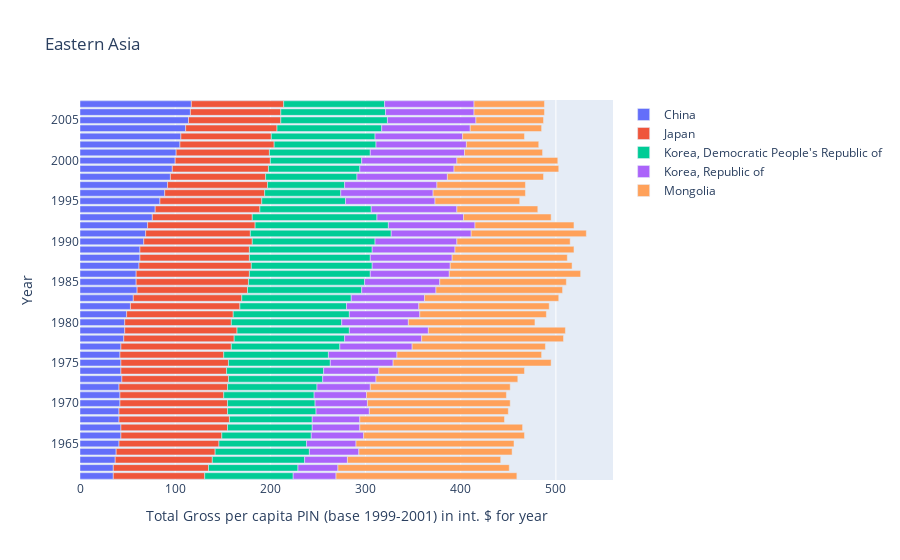

The code cell stored with this chart in its notebook:
### Markdown cell above
Here we can see just how much Mongolia and DPRK has changed with a decrease in their PIN, and how China has increased their PIN.  It is hard to tell in

### Code cell
#fig = px.bar(eastern_asia_category, x='value', y='year', orientation='h')
fig = px.bar(eastern_asia_data, x='value', y='year', color='country_or_area', orientation='h', hover_data=['year', 'value'], title='Eastern Asia'
            ).for_each_trace(lambda t: t.update(name=t.name.replace('country_or_area=','')))
fig.update_xaxes(title_text='Total Gross per capita PIN (base 1999-2001) in int. $ for year')
fig.update_yaxes(title_text='Year')
fig.show()

### Figure 1 — Plotly figure (JSON) as saved in the notebook; plotly's stock layout.template omitted (floating-point values rounded to 4 significant figures)
{"data": [{"alignmentgroup": "True", "customdata": [[1961, 35], [1962, 35], [1963, 37], [1964, 38], [1965, 41], [1966, 43], [1967, 43], [1968, 41], [1969, 41], [1970, 42], [1971, 42], [1972, 41], [1973, 44], [1974, 43], [1975, 43], [1976, 42], [1977, 43], [1978, 46], [1979, 47], [1980, 47], [1981, 49], [1982, 53], [1983, 56], [1984, 60], [1985, 59], [1986, 59], [1987, 62], [1988, 63], [1989, 63], [1990, 67], [1991, 69], [1992, 71], [1993, 76], [1994, 79], [1995, 84], [1996, 89], [1997, 92], [1998, 95], [1999, 97], [2000, 100], [2001, 101], [2002, 105], [2003, 106], [2004, 111], [2005, 114], [2006, 116], [2007, 117]], "hoverlabel": {"namelength": 0}, "hovertemplate": "country_or_area=China<br>value=%{customdata[1]}<br>year=%{customdata[0]}", "legendgroup": "country_or_area=China", "marker": {"color": "#636efa"}, "name": "China", "offsetgroup": "country_or_area=China", "orientation": "h", "showlegend": true, "textposition": "auto", "type": "bar", "x": [35, 35, 37, 38, 41, 43, 43, 41, 41, 42, 42, 41, 44, 43, 43, 42, 43, 46, 47, 47, 49, 53, 56, 60, 59, 59, 62, 63, 63, 67, 69, 71, 76, 79, 84, 89, 92, 95, 97, 100, 101, 105, 106, 111, 114, 116, 117], "xaxis": "x", "y": [1961, 1962, 1963, 1964, 1965, 1966, 1967, 1968, 1969, 1970, 1971, 1972, 1973, 1974, 1975, 1976, 1977, 1978, 1979, 1980, 1981, 1982, 1983, 1984, 1985, 1986, 1987, 1988, 1989, 1990, 1991, 1992, 1993, 1994, 1995, 1996, 1997, 1998, 1999, 2000, 2001, 2002, 2003, 2004, 2005, 2006, 2007], "yaxis": "y"}, {"alignmentgroup": "True", "customdata": [[1961, 96], [1962, 100], [1963, 102], [1964, 104], [1965, 105], [1966, 106], [1967, 112], [1968, 116], [1969, 114], [1970, 113], [1971, 109], [1972, 114], [1973, 112], [1974, 111], [1975, 113], [1976, 109], [1977, 116], [1978, 116], [1979, 118], [1980, 112], [1981, 112], [1982, 115], [1983, 114], [1984, 116], [1985, 118], [1986, 119], [1987, 118], [1988, 115], [1989, 115], [1990, 114], [1991, 110], [1992, 113], [1993, 105], [1994, 110], [1995, 107], [1996, 105], [1997, 105], [1998, 100], [1999, 101], [2000, 100], [2001, 98], [2002, 99], [2003, 95], [2004, 96], [2005, 97], [2006, 95], [2007, 97]], "hoverlabel": {"namelength": 0}, "hovertemplate": "country_or_area=Japan<br>value=%{customdata[1]}<br>year=%{customdata[0]}", "legendgroup": "country_or_area=Japan", "marker": {"color": "#EF553B"}, "name": "Japan", "offsetgroup": "country_or_area=Japan", "orientation": "h", "showlegend": true, "textposition": "auto", "type": "bar", "x": [96, 100, 102, 104, 105, 106, 112, 116, 114, 113, 109, 114, 112, 111, 113, 109, 116, 116, 118, 112, 112, 115, 114, 116, 118, 119, 118, 115, 115, 114, 110, 113, 105, 110, 107, 105, 105, 100, 101, 100, 98, 99, 95, 96, 97, 95, 97], "xaxis": "x", "y": [1961, 1962, 1963, 1964, 1965, 1966, 1967, 1968, 1969, 1970, 1971, 1972, 1973, 1974, 1975, 1976, 1977, 1978, 1979, 1980, 1981, 1982, 1983, 1984, 1985, 1986, 1987, 1988, 1989, 1990, 1991, 1992, 1993, 1994, 1995, 1996, 1997, 1998, 1999, 2000, 2001, 2002, 2003, 2004, 2005, 2006, 2007], "yaxis": "y"}, {"alignmentgroup": "True", "customdata": [[1961, 93], [1962, 94], [1963, 97], [1964, 99], [1965, 92], [1966, 94], [1967, 89], [1968, 87], [1969, 93], [1970, 92], [1971, 95], [1972, 94], [1973, 99], [1974, 102], [1975, 107], [1976, 110], [1977, 114], [1978, 116], [1979, 118], [1980, 116], [1981, 122], [1982, 112], [1983, 115], [1984, 120], [1985, 122], [1986, 127], [1987, 127], [1988, 127], [1989, 129], [1990, 129], [1991, 148], [1992, 140], [1993, 131], [1994, 117], [1995, 88], [1996, 80], [1997, 81], [1998, 96], [1999, 96], [2000, 96], [2001, 106], [2002, 107], [2003, 109], [2004, 110], [2005, 112], [2006, 110], [2007, 106]], "hoverlabel": {"namelength": 0}, "hovertemplate": "country_or_area=Korea, Democratic People's Republic of<br>value=%{customdata[1]}<br>year=%{customdata[0]}", "legendgroup": "country_or_area=Korea, Democratic People's Republic of", "marker": {"color": "#00cc96"}, "name": "Korea, Democratic People's Republic of", "offsetgroup": "country_or_area=Korea, Democratic People's Republic of", "orientation": "h", "showlegend": true, "textposition": "auto", "type": "bar", "x": [93, 94, 97, 99, 92, 94, 89, 87, 93, 92, 95, 94, 99, 102, 107, 110, 114, 116, 118, 116, 122, 112, 115, 120, 122, 127, 127, 127, 129, 129, 148, 140, 131, 117, 88, 80, 81, 96, 96, 96, 106, 107, 109, 110, 112, 110, 106], "xaxis": "x", "y": [1961, 1962, 1963, 1964, 1965, 1966, 1967, 1968, 1969, 1970, 1971, 1972, 1973, 1974, 1975, 1976, 1977, 1978, 1979, 1980, 1981, 1982, 1983, 1984, 1985, 1986, 1987, 1988, 1989, 1990, 1991, 1992, 1993, 1994, 1995, 1996, 1997, 1998, 1999, 2000, 2001, 2002, 2003, 2004, 2005, 2006, 2007], "yaxis": "y"}, {"alignmentgroup": "True", "customdata": [[1961, 45], [1962, 42], [1963, 45], [1964, 52], [1965, 52], [1966, 55], [1967, 50], [1968, 50], [1969, 56], [1970, 55], [1971, 55], [1972, 56], [1973, 56], [1974, 58], [1975, 66], [1976, 72], [1977, 76], [1978, 81], [1979, 83], [1980, 70], [1981, 74], [1982, 76], [1983, 77], [1984, 78], [1985, 79], [1986, 83], [1987, 82], [1988, 86], [1989, 87], [1990, 86], [1991, 84], [1992, 91], [1993, 91], [1994, 90], [1995, 94], [1996, 97], [1997, 97], [1998, 95], [1999, 99], [2000, 100], [2001, 99], [2002, 95], [2003, 92], [2004, 93], [2005, 93], [2006, 93], [2007, 94]], "hoverlabel": {"namelength": 0}, "hovertemplate": "country_or_area=Korea, Republic of<br>value=%{customdata[1]}<br>year=%{customdata[0]}", "legendgroup": "country_or_area=Korea, Republic of", "marker": {"color": "#ab63fa"}, "name": "Korea, Republic of", "offsetgroup": "country_or_area=Korea, Republic of", "orientation": "h", "showlegend": true, "textposition": "auto", "type": "bar", "x": [45, 42, 45, 52, 52, 55, 50, 50, 56, 55, 55, 56, 56, 58, 66, 72, 76, 81, 83, 70, 74, 76, 77, 78, 79, 83, 82, 86, 87, 86, 84, 91, 91, 90, 94, 97, 97, 95, 99, 100, 99, 95, 92, 93, 93, 93, 94], "xaxis": "x", "y": [1961, 1962, 1963, 1964, 1965, 1966, 1967, 1968, 1969, 1970, 1971, 1972, 1973, 1974, 1975, 1976, 1977, 1978, 1979, 1980, 1981, 1982, 1983, 1984, 1985, 1986, 1987, 1988, 1989, 1990, 1991, 1992, 1993, 1994, 1995, 1996, 1997, 1998, 1999, 2000, 2001, 2002, 2003, 2004, 2005, 2006, 2007], "yaxis": "y"}, {"alignmentgroup": "True", "customdata": [[1961, 190], [1962, 180], [1963, 161], [1964, 161], [1965, 166], [1966, 169], [1967, 171], [1968, 152], [1969, 146], [1970, 150], [1971, 147], [1972, 147], [1973, 149], [1974, 153], [1975, 166], [1976, 152], [1977, 140], [1978, 149], [1979, 144], [1980, 133], [1981, 133], [1982, 137], [1983, 141], [1984, 133], [1985, 133], [1986, 138], [1987, 128], [1988, 121], [1989, 125], [1990, 119], [1991, 121], [1992, 104], [1993, 92], [1994, 85], [1995, 89], [1996, 97], [1997, 93], [1998, 101], [1999, 110], [2000, 106], [2001, 82], [2002, 76], [2003, 65], [2004, 75], [2005, 71], [2006, 74], [2007, 74]], "hoverlabel": {"namelength": 0}, "hovertemplate": "country_or_area=Mongolia<br>value=%{customdata[1]}<br>year=%{customdata[0]}", "legendgroup": "country_or_area=Mongolia", "marker": {"color": "#FFA15A"}, "name": "Mongolia", "offsetgroup": "country_or_area=Mongolia", "orientation": "h", "showlegend": true, "textposition": "auto", "type": "bar", "x": [190, 180, 161, 161, 166, 169, 171, 152, 146, 150, 147, 147, 149, 153, 166, 152, 140, 149, 144, 133, 133, 137, 141, 133, 133, 138, 128, 121, 125, 119, 121, 104, 92, 85, 89, 97, 93, 101, 110, 106, 82, 76, 65, 75, 71, 74, 74], "xaxis": "x", "y": [1961, 1962, 1963, 1964, 1965, 1966, 1967, 1968, 1969, 1970, 1971, 1972, 1973, 1974, 1975, 1976, 1977, 1978, 1979, 1980, 1981, 1982, 1983, 1984, 1985, 1986, 1987, 1988, 1989, 1990, 1991, 1992, 1993, 1994, 1995, 1996, 1997, 1998, 1999, 2000, 2001, 2002, 2003, 2004, 2005, 2006, 2007], "yaxis": "y"}], "layout": {"autosize": true, "barmode": "relative", "legend": {"tracegroupgap": 0}, "title": {"text": "Eastern Asia"}, "xaxis": {"anchor": "y", "autorange": true, "domain": [0, 1], "range": [0, 560], "title": {"text": "Total Gross per capita PIN (base 1999-2001) in int. $ for year"}, "type": "linear"}, "yaxis": {"anchor": "x", "autorange": true, "domain": [0, 1], "range": [1960.0, 2008.0], "title": {"text": "Year"}, "type": "linear"}}}
